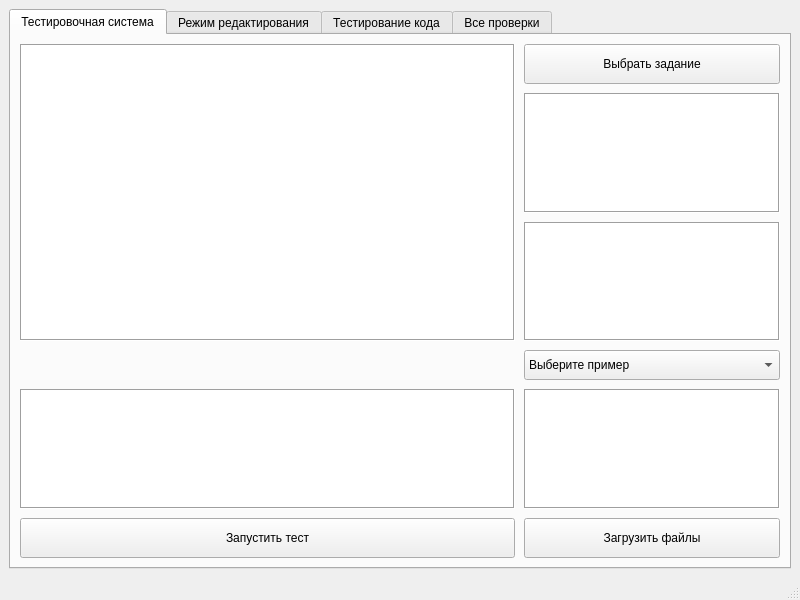
<?xml version="1.0" encoding="UTF-8"?>
<ui version="4.0">
 <class>MainWindow</class>
 <widget class="QMainWindow" name="MainWindow">
  <property name="geometry">
   <rect>
    <x>0</x>
    <y>0</y>
    <width>800</width>
    <height>600</height>
   </rect>
  </property>
  <property name="windowTitle">
   <string>MainWindow</string>
  </property>
  <property name="autoFillBackground">
   <bool>false</bool>
  </property>
  <property name="inputMethodHints">
   <set>Qt::ImhNone</set>
  </property>
  <property name="animated">
   <bool>true</bool>
  </property>
  <property name="documentMode">
   <bool>false</bool>
  </property>
  <property name="tabShape">
   <enum>QTabWidget::Rounded</enum>
  </property>
  <widget class="QWidget" name="centralwidget">
   <layout class="QVBoxLayout" name="verticalLayout">
    <item>
     <widget class="QTabWidget" name="tabWidget">
      <property name="minimumSize">
       <size>
        <width>0</width>
        <height>0</height>
       </size>
      </property>
      <property name="font">
       <font>
        <pointsize>9</pointsize>
       </font>
      </property>
      <property name="tabPosition">
       <enum>QTabWidget::North</enum>
      </property>
      <property name="tabShape">
       <enum>QTabWidget::Rounded</enum>
      </property>
      <property name="currentIndex">
       <number>0</number>
      </property>
      <property name="documentMode">
       <bool>false</bool>
      </property>
      <property name="tabsClosable">
       <bool>false</bool>
      </property>
      <property name="movable">
       <bool>false</bool>
      </property>
      <property name="tabBarAutoHide">
       <bool>false</bool>
      </property>
      <widget class="QWidget" name="tab_files">
       <attribute name="title">
        <string>Тестировочная система</string>
       </attribute>
       <layout class="QGridLayout" name="gridLayout_7" columnstretch="70,0">
        <property name="spacing">
         <number>9</number>
        </property>
        <item row="1" column="1">
         <widget class="QTextBrowser" name="text_input_example">
          <property name="frameShape">
           <enum>QFrame::Box</enum>
          </property>
         </widget>
        </item>
        <item row="0" column="0" rowspan="3">
         <widget class="QTextBrowser" name="text_info_task">
          <property name="frameShape">
           <enum>QFrame::Box</enum>
          </property>
         </widget>
        </item>
        <item row="2" column="1">
         <widget class="QTextBrowser" name="text_output_example">
          <property name="frameShape">
           <enum>QFrame::Box</enum>
          </property>
         </widget>
        </item>
        <item row="0" column="1">
         <widget class="QPushButton" name="button_get_task">
          <property name="minimumSize">
           <size>
            <width>180</width>
            <height>40</height>
           </size>
          </property>
          <property name="text">
           <string>Выбрать задание</string>
          </property>
         </widget>
        </item>
        <item row="4" column="1">
         <widget class="QListWidget" name="list_selected_files">
          <property name="frameShape">
           <enum>QFrame::Box</enum>
          </property>
         </widget>
        </item>
        <item row="5" column="0">
         <widget class="QPushButton" name="button_start_test">
          <property name="minimumSize">
           <size>
            <width>180</width>
            <height>40</height>
           </size>
          </property>
          <property name="text">
           <string>Запустить тест</string>
          </property>
         </widget>
        </item>
        <item row="5" column="1">
         <widget class="QPushButton" name="button_get_path_files">
          <property name="minimumSize">
           <size>
            <width>180</width>
            <height>40</height>
           </size>
          </property>
          <property name="text">
           <string>Загрузить файлы</string>
          </property>
         </widget>
        </item>
        <item row="3" column="1">
         <widget class="QComboBox" name="combo_box_example">
          <property name="minimumSize">
           <size>
            <width>0</width>
            <height>30</height>
           </size>
          </property>
          <item>
           <property name="text">
            <string>Выберите пример</string>
           </property>
          </item>
          <item>
           <property name="text">
            <string>Пример 1</string>
           </property>
          </item>
          <item>
           <property name="text">
            <string>Пример 2</string>
           </property>
          </item>
          <item>
           <property name="text">
            <string>Пример 3</string>
           </property>
          </item>
         </widget>
        </item>
        <item row="4" column="0">
         <widget class="QTableView" name="table_result_test">
          <property name="frameShape">
           <enum>QFrame::Box</enum>
          </property>
         </widget>
        </item>
       </layout>
      </widget>
      <widget class="QWidget" name="tab_edit_task">
       <property name="accessibleName">
        <string/>
       </property>
       <attribute name="title">
        <string>Режим редактирования</string>
       </attribute>
       <layout class="QGridLayout" name="gridLayout_2" columnstretch="70,0">
        <item row="3" column="1">
         <widget class="QPushButton" name="button_add_test">
          <property name="minimumSize">
           <size>
            <width>180</width>
            <height>40</height>
           </size>
          </property>
          <property name="text">
           <string>Добавить работу</string>
          </property>
         </widget>
        </item>
        <item row="0" column="1">
         <widget class="QPushButton" name="button_edit_test">
          <property name="minimumSize">
           <size>
            <width>180</width>
            <height>40</height>
           </size>
          </property>
          <property name="text">
           <string>Редактировать</string>
          </property>
         </widget>
        </item>
        <item row="1" column="1">
         <widget class="QPushButton" name="button_delete_test">
          <property name="minimumSize">
           <size>
            <width>180</width>
            <height>40</height>
           </size>
          </property>
          <property name="text">
           <string>Удалить</string>
          </property>
         </widget>
        </item>
        <item row="2" column="1">
         <spacer name="verticalSpacer">
          <property name="orientation">
           <enum>Qt::Vertical</enum>
          </property>
          <property name="sizeHint" stdset="0">
           <size>
            <width>20</width>
            <height>40</height>
           </size>
          </property>
         </spacer>
        </item>
        <item row="0" column="0" rowspan="4">
         <widget class="QTableView" name="list_tests">
          <property name="horizontalScrollBarPolicy">
           <enum>Qt::ScrollBarAsNeeded</enum>
          </property>
          <property name="showGrid">
           <bool>true</bool>
          </property>
          <attribute name="horizontalHeaderCascadingSectionResizes">
           <bool>false</bool>
          </attribute>
         </widget>
        </item>
       </layout>
      </widget>
      <widget class="QWidget" name="tab_only_code">
       <property name="enabled">
        <bool>true</bool>
       </property>
       <property name="minimumSize">
        <size>
         <width>0</width>
         <height>0</height>
        </size>
       </property>
       <property name="font">
        <font>
         <pointsize>10</pointsize>
        </font>
       </property>
       <property name="layoutDirection">
        <enum>Qt::LeftToRight</enum>
       </property>
       <attribute name="title">
        <string>Тестирование кода</string>
       </attribute>
       <layout class="QGridLayout" name="gridLayout_5">
        <item row="0" column="0">
         <layout class="QGridLayout" name="gridLayout_4" columnstretch="70,30">
          <property name="bottomMargin">
           <number>0</number>
          </property>
          <item row="0" column="0">
           <widget class="QStackedWidget" name="stacked_widget_modes">
            <property name="currentIndex">
             <number>0</number>
            </property>
            <widget class="QWidget" name="page_code_mode">
             <layout class="QGridLayout" name="gridLayout_3">
              <item row="1" column="0" colspan="2">
               <widget class="QPlainTextEdit" name="user_code_text_edit">
                <property name="font">
                 <font>
                  <pointsize>9</pointsize>
                  <weight>50</weight>
                  <bold>false</bold>
                  <strikeout>false</strikeout>
                 </font>
                </property>
                <property name="frameShape">
                 <enum>QFrame::Box</enum>
                </property>
                <property name="lineWrapMode">
                 <enum>QPlainTextEdit::NoWrap</enum>
                </property>
                <property name="plainText">
                 <string/>
                </property>
                <property name="tabStopWidth">
                 <number>10000</number>
                </property>
               </widget>
              </item>
              <item row="0" column="0">
               <widget class="QLabel" name="label_insert_code">
                <property name="font">
                 <font>
                  <pointsize>10</pointsize>
                 </font>
                </property>
                <property name="text">
                 <string>Ваш код:</string>
                </property>
               </widget>
              </item>
              <item row="2" column="0">
               <widget class="QPushButton" name="upload_user_code_button">
                <property name="font">
                 <font>
                  <pointsize>10</pointsize>
                 </font>
                </property>
                <property name="text">
                 <string>Отправить</string>
                </property>
               </widget>
              </item>
             </layout>
            </widget>
            <widget class="QWidget" name="page_file_mode">
             <layout class="QGridLayout" name="gridLayout_6">
              <property name="topMargin">
               <number>39</number>
              </property>
              <item row="0" column="0">
               <widget class="QListWidget" name="list_files">
                <property name="font">
                 <font>
                  <pointsize>13</pointsize>
                 </font>
                </property>
               </widget>
              </item>
              <item row="1" column="0">
               <widget class="QPushButton" name="button_get_files">
                <property name="text">
                 <string>Загрузить файлы</string>
                </property>
               </widget>
              </item>
              <item row="2" column="0">
               <widget class="QPushButton" name="button_compile_file">
                <property name="text">
                 <string>Отправить</string>
                </property>
               </widget>
              </item>
             </layout>
            </widget>
           </widget>
          </item>
          <item row="0" column="1">
           <layout class="QGridLayout" name="gridLayout">
            <property name="topMargin">
             <number>11</number>
            </property>
            <property name="bottomMargin">
             <number>11</number>
            </property>
            <property name="spacing">
             <number>7</number>
            </property>
            <item row="4" column="0">
             <widget class="QPushButton" name="button_switch_mode">
              <property name="text">
               <string>Работа с файлами</string>
              </property>
             </widget>
            </item>
            <item row="2" column="0">
             <widget class="QLabel" name="label_output_data">
              <property name="font">
               <font>
                <pointsize>10</pointsize>
               </font>
              </property>
              <property name="text">
               <string>Выходные данные:</string>
              </property>
             </widget>
            </item>
            <item row="0" column="0">
             <widget class="QLabel" name="label_input_data">
              <property name="font">
               <font>
                <pointsize>10</pointsize>
               </font>
              </property>
              <property name="text">
               <string>Входные данные:</string>
              </property>
             </widget>
            </item>
            <item row="3" column="0">
             <widget class="QTextBrowser" name="to_user_output_data">
              <property name="frameShape">
               <enum>QFrame::Box</enum>
              </property>
              <property name="frameShadow">
               <enum>QFrame::Sunken</enum>
              </property>
              <property name="lineWidth">
               <number>1</number>
              </property>
              <property name="midLineWidth">
               <number>0</number>
              </property>
              <property name="lineWrapMode">
               <enum>QTextEdit::NoWrap</enum>
              </property>
             </widget>
            </item>
            <item row="1" column="0">
             <widget class="QPlainTextEdit" name="user_input_data">
              <property name="frameShape">
               <enum>QFrame::Box</enum>
              </property>
              <property name="lineWrapMode">
               <enum>QPlainTextEdit::NoWrap</enum>
              </property>
             </widget>
            </item>
           </layout>
          </item>
         </layout>
        </item>
       </layout>
      </widget>
      <widget class="QWidget" name="tab_result">
       <property name="font">
        <font>
         <pointsize>10</pointsize>
        </font>
       </property>
       <attribute name="title">
        <string>Все проверки</string>
       </attribute>
       <layout class="QGridLayout" name="gridLayout_8">
        <item row="2" column="2">
         <widget class="QPushButton" name="button_back_to_names">
          <property name="minimumSize">
           <size>
            <width>140</width>
            <height>40</height>
           </size>
          </property>
          <property name="text">
           <string>Назад</string>
          </property>
         </widget>
        </item>
        <item row="1" column="0" colspan="3">
         <widget class="QTableView" name="list_of_all_solves">
          <property name="font">
           <font>
            <pointsize>10</pointsize>
           </font>
          </property>
          <property name="contextMenuPolicy">
           <enum>Qt::DefaultContextMenu</enum>
          </property>
         </widget>
        </item>
        <item row="2" column="1">
         <spacer name="horizontalSpacer_3">
          <property name="orientation">
           <enum>Qt::Horizontal</enum>
          </property>
          <property name="sizeHint" stdset="0">
           <size>
            <width>40</width>
            <height>20</height>
           </size>
          </property>
         </spacer>
        </item>
        <item row="2" column="0">
         <widget class="QCheckBox" name="checkBox_only_good_task">
          <property name="minimumSize">
           <size>
            <width>0</width>
            <height>30</height>
           </size>
          </property>
          <property name="font">
           <font>
            <pointsize>10</pointsize>
           </font>
          </property>
          <property name="text">
           <string>Показать только правильные решения</string>
          </property>
         </widget>
        </item>
        <item row="0" column="0" colspan="3">
         <layout class="QHBoxLayout" name="horizontalLayout" stretch="0,0,0,1,0">
          <item>
           <widget class="QLabel" name="label_name">
            <property name="font">
             <font>
              <pointsize>10</pointsize>
             </font>
            </property>
            <property name="text">
             <string>Проверенные работы для:</string>
            </property>
           </widget>
          </item>
          <item>
           <widget class="QLabel" name="label_name_change">
            <property name="font">
             <font>
              <pointsize>10</pointsize>
             </font>
            </property>
            <property name="text">
             <string/>
            </property>
           </widget>
          </item>
          <item>
           <spacer name="horizontalSpacer">
            <property name="orientation">
             <enum>Qt::Horizontal</enum>
            </property>
            <property name="sizeHint" stdset="0">
             <size>
              <width>40</width>
              <height>20</height>
             </size>
            </property>
           </spacer>
          </item>
          <item>
           <widget class="QLineEdit" name="lineEdit_name_for_search">
            <property name="sizePolicy">
             <sizepolicy hsizetype="Expanding" vsizetype="Fixed">
              <horstretch>0</horstretch>
              <verstretch>0</verstretch>
             </sizepolicy>
            </property>
            <property name="minimumSize">
             <size>
              <width>0</width>
              <height>30</height>
             </size>
            </property>
            <property name="font">
             <font>
              <pointsize>10</pointsize>
             </font>
            </property>
           </widget>
          </item>
          <item>
           <spacer name="horizontalSpacer_2">
            <property name="orientation">
             <enum>Qt::Horizontal</enum>
            </property>
            <property name="sizeHint" stdset="0">
             <size>
              <width>40</width>
              <height>20</height>
             </size>
            </property>
           </spacer>
          </item>
         </layout>
        </item>
       </layout>
      </widget>
     </widget>
    </item>
   </layout>
  </widget>
  <widget class="QStatusBar" name="statusbar"/>
  <widget class="QMenuBar" name="menubar">
   <property name="geometry">
    <rect>
     <x>0</x>
     <y>0</y>
     <width>800</width>
     <height>25</height>
    </rect>
   </property>
  </widget>
 </widget>
 <resources/>
 <connections/>
</ui>
